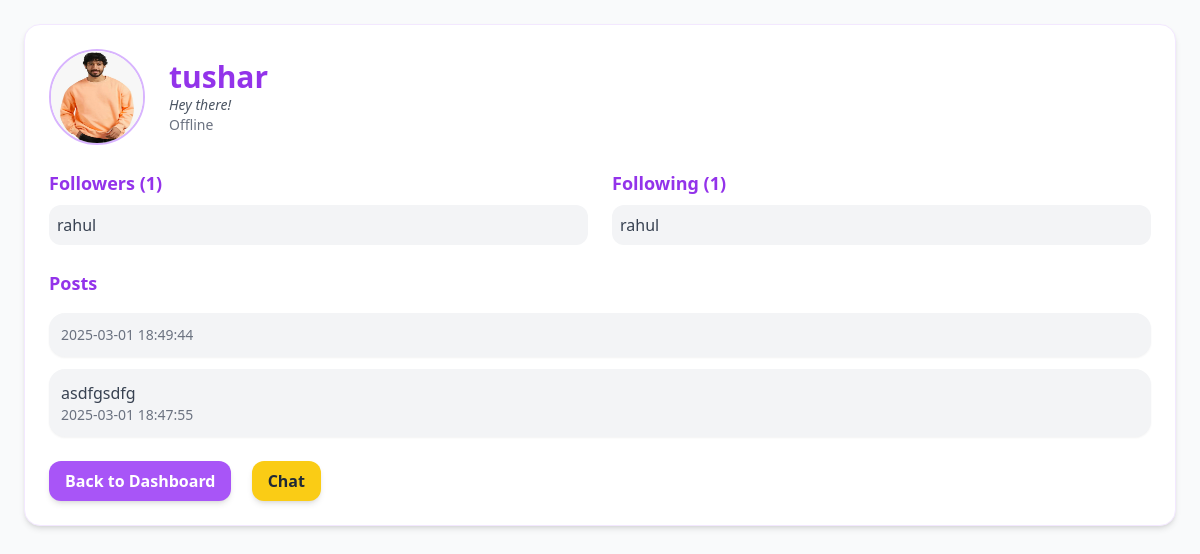
The app's page /profile/tushar (signed in) with its own data.
### tables this page shows
CREATE TABLE users (
        id INTEGER PRIMARY KEY, 
        username TEXT UNIQUE, 
        password TEXT, 
        online INTEGER DEFAULT 0,
        profile_pic TEXT DEFAULT 'default.png',
        bio TEXT DEFAULT 'Hey there!'
    );

CREATE TABLE posts (
        id INTEGER PRIMARY KEY,
        user_id INTEGER,
        content TEXT,
        media TEXT,
        timestamp DATETIME DEFAULT CURRENT_TIMESTAMP,
        FOREIGN KEY(user_id) REFERENCES users(id)
    );

### app.py (the view)
@app.route('/profile/<username>')
@login_required
def profile(username):
    conn = sqlite3.connect('users.db')
    c = conn.cursor()
    c.execute('SELECT id, profile_pic, bio, online FROM users WHERE username = ?', (username,))
    user_data = c.fetchone()
    if not user_data:
        flash('User not found')
        return redirect(url_for('dashboard'))
    user_id, profile_pic, bio, online = user_data
    c.execute('SELECT * FROM friends WHERE user_id = ? AND friend_id = ? AND status = "accepted"', (current_user.id, user_id))
    is_friend = bool(c.fetchone())
    if not is_friend and username != current_user.username:
        flash('You can only view profiles of your friends')
        return redirect(url_for('dashboard'))
    c.execute('SELECT u.username FROM users u JOIN friends f ON u.id = f.user_id WHERE f.friend_id = ? AND f.status = "accepted"', (user_id,))
    followers = [row[0] for row in c.fetchall()]
    c.execute('SELECT u.username FROM users u JOIN friends f ON u.id = f.friend_id WHERE f.user_id = ? AND f.status = "accepted"', (user_id,))
    following = [row[0] for row in c.fetchall()]
    c.execute('SELECT content, media, timestamp FROM posts WHERE user_id = ? ORDER BY timestamp DESC LIMIT 10', (user_id,))
    posts = [{'content': row[0], 'media': row[1], 'timestamp': row[2]} for row in c.fetchall()]
    conn.close()
    return render_template('profile.html', profile_username=username, profile_pic=profile_pic, bio=bio, online=online, followers=followers, following=following, posts=posts, is_friend=is_friend)

### app.py (called while the page is built)
@login_manager.user_loader
def load_user(user_id):
    conn = sqlite3.connect('users.db')
    c = conn.cursor()
    c.execute('SELECT id, username FROM users WHERE id = ?', (user_id,))
    user = c.fetchone()
    conn.close()
    if user:
        return User(user[0], user[1])
    return None

### templates/profile.html (shortened to what this page needs)
<!DOCTYPE html>
<html>
<head>
    <script src="https://cdn.tailwindcss.com"></script>
</head>
<body class="bg-gray-50 font-montserrat min-h-screen flex flex-col">
    <div class="flex-1 w-full p-4 md:p-6">
        <div class="bg-white rounded-2xl shadow-md p-6 border border-purple-100">
            <div class="flex items-center gap-6 mb-6">
                <img src="{{ url_for('uploaded_file', filename=profile_pic) }}" alt="Profile" class="w-16 h-16 md:w-24 md:h-24 rounded-full border-2 border-purple-300">
                <div>
                    <h2 class="text-2xl md:text-3xl font-bold text-purple-600">{{ profile_username }}</h2>
                    <p class="text-sm text-gray-600 italic">{{ bio }}</p>
                    <p class="text-sm {{ 'text-green-500' if online else 'text-gray-500' }}">{{ 'Online' if online else 'Offline' }}</p>
                </div>
            </div>
            <div class="grid grid-cols-1 md:grid-cols-2 gap-6">
                <div>
                    <h3 class="text-lg font-semibold text-purple-600 mb-2">Followers ({{ followers|length }})</h3>
                    <ul class="space-y-2">
                        {% for follower in followers %}
                            <li class="p-2 bg-gray-100 rounded-xl text-gray-700">{{ follower }}</li>
                        {% endfor %}
                    </ul>
                </div>
                <div>
                    <h3 class="text-lg font-semibold text-purple-600 mb-2">Following ({{ following|length }})</h3>
                    <ul class="space-y-2">
                        {% for following_user in following %}
                            <li class="p-2 bg-gray-100 rounded-xl text-gray-700">{{ following_user }}</li>
                        {% endfor %}
                    </ul>
                </div>
            </div>
            <h3 class="text-lg font-semibold text-purple-600 mt-6 mb-4">Posts</h3>
            <div class="space-y-3">
                {% for post in posts %}
                    <div class="p-3 bg-gray-100 rounded-2xl shadow-sm">
                        <p class="text-gray-700">{{ post.content }}</p>
                        <p class="text-sm text-gray-500">{{ post.timestamp }}</p>
                    </div>
                {% endfor %}
            </div>
            <a href="{{ url_for('dashboard') }}" class="mt-6 inline-block bg-purple-500 text-white px-4 py-2 rounded-xl hover:bg-purple-600 transition-all duration-300 font-semibold shadow-md">Back to Dashboard</a>
            {% if is_friend %}
                <a href="{{ url_for('chat', friend=profile_username) }}" class="mt-6 ml-4 inline-block bg-yellow-400 text-gray-800 px-4 py-2 rounded-xl hover:bg-yellow-500 transition-all duration-300 font-semibold shadow-md">Chat</a>
            {% endif %}
        </div>
    </div>
</body>
</html>

### records on screen
users: profile_pic (picture), username "tushar", bio "Hey there!"
users: username "rahul"
posts: timestamp "2025-03-01 18:49:44"
posts: content "asdfgsdfg", timestamp "2025-03-01 18:47:55"

### other values on screen
{{ 'Online' if online else 'Offline' }} "Offline"
{{ followers|length }} "1"
{{ following|length }} "1"
